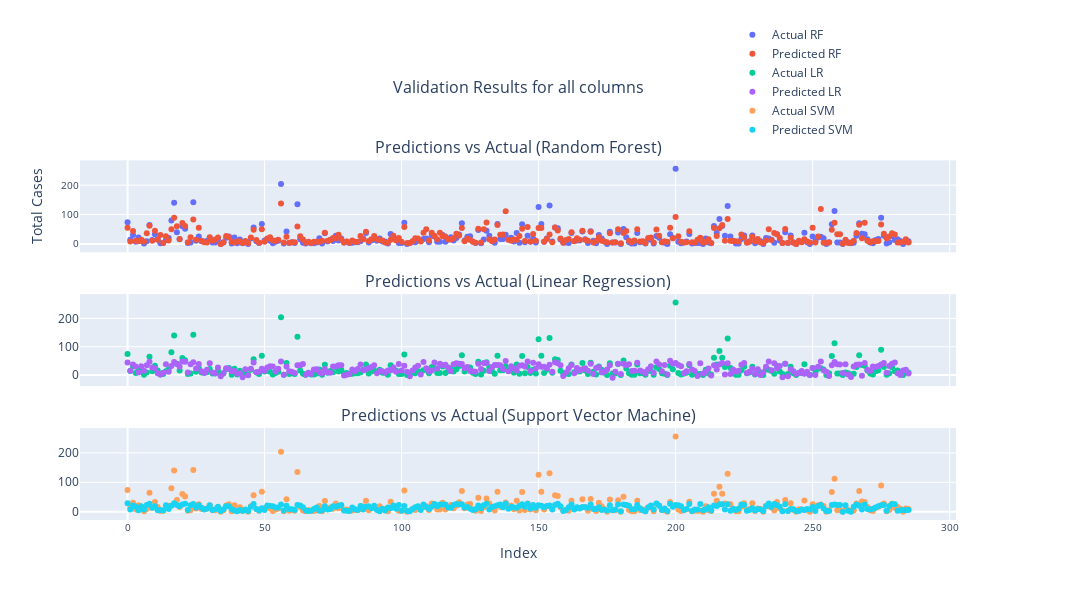

Write notebook code for a chart like this one.
### Markdown cell above
Now, let's generates a subplot with four panels, each representing different aspects of the model evaluation: overall `validation results`, and `predictions` **versus** `actual values` for **`Random Forest`**, **`Linear Regression`**, and **`Support Vector Machine`** models. Each subplot contains scatter plots with `actual versus predicted values`.

### Code cell
fig = make_subplots(rows=4, cols=1, subplot_titles=("Validation Results for all columns",
                  
                                                    "Predictions vs Actual (Random Forest)", 
                                                    "Predictions vs Actual (Linear Regression)", 
                                                    "Predictions vs Actual (Support Vector Machine)"),
                    vertical_spacing=0.1,
                    row_heights=[0.2, 1, 1, 1],
                    print_grid=False,
                    shared_xaxes=True,
                    specs=[[{"secondary_y": True}], [{"secondary_y": True}], [{"secondary_y": True}], [{"secondary_y": True}]])

# Create a DataFrame for predicted and actual values
predicted_rf_df = pd.DataFrame({'Index': range(len(rf_predictions_df)),
                             'Predicted': rf_predictions_df['total_cases_predicted'],
                             'Actual': y_val})

predicted_lr_df = pd.DataFrame({'Index': range(len(lr_predictions_df)),
                                'Actual': y_val,
                                'Predicted': lr_predictions_df['total_cases_predicted']
                               })
predicted_svm_df = pd.DataFrame({'Index': range(len(lr_predictions_df)),
                                'Actual': y_val,
                                'Predicted': svm_predictions_df['total_cases_predicted']
                               })

# Add scatter plots to the subplots
fig.add_trace(go.Scatter(x=predicted_rf_df['Index'], y=predicted_rf_df['Actual'], mode='markers', name='Actual RF'), row=2, col=1)
fig.add_trace(go.Scatter(x=predicted_rf_df['Index'], y=predicted_rf_df['Predicted'], mode='markers', name='Predicted RF'), row=2, col=1)

fig.add_trace(go.Scatter(x=predicted_lr_df['Index'], y=predicted_lr_df['Actual'], mode='markers', name='Actual LR'), row=3, col=1, secondary_y=False)
fig.add_trace(go.Scatter(x=predicted_lr_df['Index'], y=predicted_lr_df['Predicted'], mode='markers', name='Predicted LR'), row=3, col=1, secondary_y=False)

fig.add_trace(go.Scatter(x=predicted_svm_df['Index'], y=predicted_svm_df['Actual'], mode='markers', name='Actual SVM'), row=4, col=1, secondary_y=False)
fig.add_trace(go.Scatter(x=predicted_svm_df['Index'], y=predicted_svm_df['Predicted'], mode='markers', name='Predicted SVM'), row=4, col=1, secondary_y=False)

# Update layout
fig.update_xaxes(title_text="Index", row=4, col=1, tickfont=dict(size=10))
fig.update_yaxes(title_text="Total Cases", row=2, col=1, tickfont=dict(size=10))

# Set the size of the figure
fig.update_layout(height=600, width=1200)  # Adjust the height and width as needed

# Set legend position to top left
fig.update_layout(legend=dict(
    yanchor="top",
    y=1.19,
    xanchor="left",
    x=0.7
))

# Show plot
fig.show()

### Figure 1 — Plotly figure (JSON) as saved in the notebook; plotly's stock layout.template omitted (floating-point values rounded to 4 significant figures; data arrays with more than 128 entries replaced by an {"elided": "..."} marker saying what was removed)
{"data": [{"mode": "markers", "name": "Actual RF", "type": "scatter", "x": {"elided": "286 int values"}, "xaxis": "x2", "y": {"elided": "286 int values"}, "yaxis": "y3"}, {"mode": "markers", "name": "Predicted RF", "type": "scatter", "x": {"elided": "286 int values"}, "xaxis": "x2", "y": {"elided": "286 int values"}, "yaxis": "y3"}, {"mode": "markers", "name": "Actual LR", "type": "scatter", "x": {"elided": "286 int values"}, "xaxis": "x3", "y": {"elided": "286 int values"}, "yaxis": "y5"}, {"mode": "markers", "name": "Predicted LR", "type": "scatter", "x": {"elided": "286 int values"}, "xaxis": "x3", "y": {"elided": "286 int values"}, "yaxis": "y5"}, {"mode": "markers", "name": "Actual SVM", "type": "scatter", "x": {"elided": "286 int values"}, "xaxis": "x4", "y": {"elided": "286 int values"}, "yaxis": "y7"}, {"mode": "markers", "name": "Predicted SVM", "type": "scatter", "x": {"elided": "286 int values"}, "xaxis": "x4", "y": {"elided": "286 int values"}, "yaxis": "y7"}], "layout": {"annotations": [{"font": {"size": 16}, "showarrow": false, "text": "Validation Results for all columns", "x": 0.47, "xanchor": "center", "xref": "paper", "y": 1, "yanchor": "bottom", "yref": "paper"}, {"font": {"size": 16}, "showarrow": false, "text": "Predictions vs Actual (Random Forest)", "x": 0.47, "xanchor": "center", "xref": "paper", "y": 0.8562, "yanchor": "bottom", "yref": "paper"}, {"font": {"size": 16}, "showarrow": false, "text": "Predictions vs Actual (Linear Regression)", "x": 0.47, "xanchor": "center", "xref": "paper", "y": 0.5375, "yanchor": "bottom", "yref": "paper"}, {"font": {"size": 16}, "showarrow": false, "text": "Predictions vs Actual (Support Vector Machine)", "x": 0.47, "xanchor": "center", "xref": "paper", "y": 0.2188, "yanchor": "bottom", "yref": "paper"}], "height": 600, "legend": {"x": 0.7, "xanchor": "left", "y": 1.19, "yanchor": "top"}, "width": 1200, "xaxis": {"anchor": "y", "domain": [0, 0.94], "matches": "x4", "showticklabels": false}, "xaxis2": {"anchor": "y3", "autorange": true, "domain": [0, 0.94], "matches": "x4", "range": [-17.19, 302.2], "showticklabels": false, "type": "linear"}, "xaxis3": {"anchor": "y5", "autorange": true, "domain": [0, 0.94], "matches": "x4", "range": [-17.19, 302.2], "showticklabels": false, "type": "linear"}, "xaxis4": {"anchor": "y7", "autorange": true, "domain": [0, 0.94], "range": [-17.19, 302.2], "tickfont": {"size": 10}, "title": {"text": "Index"}, "type": "linear"}, "yaxis": {"anchor": "x", "domain": [0.9563, 1]}, "yaxis2": {"anchor": "x", "overlaying": "y", "side": "right"}, "yaxis3": {"anchor": "x2", "autorange": true, "domain": [0.6375, 0.8562], "range": [-28.41, 284.4], "tickfont": {"size": 10}, "title": {"text": "Total Cases"}, "type": "linear"}, "yaxis4": {"anchor": "x2", "overlaying": "y3", "side": "right", "tickfont": {"size": 10}, "title": {"text": "Total Cases"}}, "yaxis5": {"anchor": "x3", "autorange": true, "domain": [0.3187, 0.5375], "range": [-39.52, 285.5], "type": "linear"}, "yaxis6": {"anchor": "x3", "overlaying": "y5", "side": "right"}, "yaxis7": {"anchor": "x4", "autorange": true, "domain": [0, 0.2188], "range": [-28.41, 284.4], "type": "linear"}, "yaxis8": {"anchor": "x4", "overlaying": "y7", "side": "right"}}}
